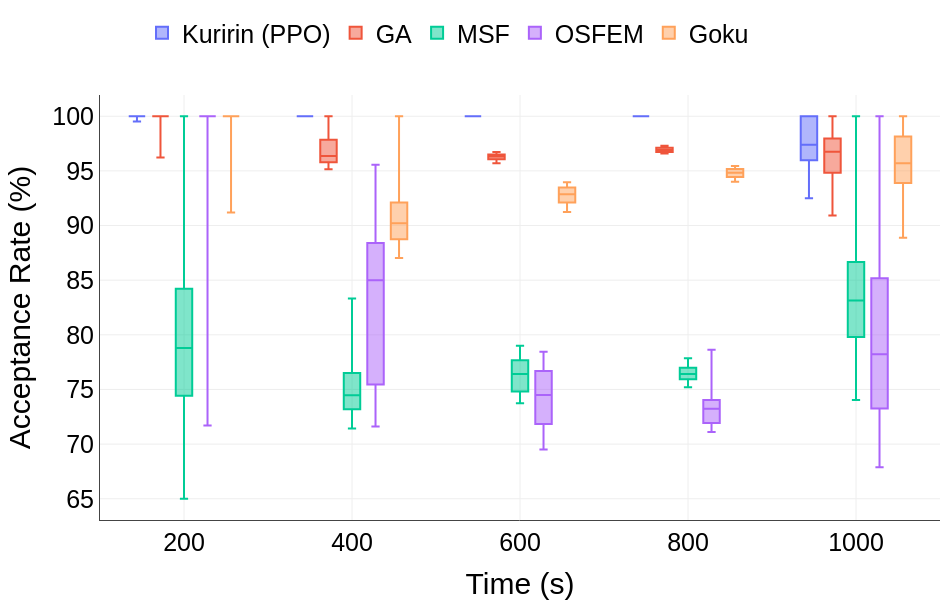

The notebook cell this image was saved under:
### Code cell
# Criando o gráfico de box plot
fig = px.box(
    df_long,
    x="Time (s)",
    y="Acceptance Rate (%)",
    color="Method",
    title=None,
    orientation="v",
    points=False,
)

fig.update_traces(quartilemethod="exclusive")


draft_template = go.layout.Template()
draft_template.layout.annotations = [
    dict(
        name="draft watermark",
        text="",
        textangle=-30,
        opacity=0.1,
        font=dict(color="black", size=100),
        xref="paper",
        yref="paper",
        x=0.5,
        y=0.5,
        showarrow=False,
    )
]

fig.update_layout(
    yaxis=dict(showline=True, showgrid=True),
    xaxis=dict(showline=True, showgrid=True),
    legend_title=None,
    margin=dict(l=100, r=10, b=80, t=25),
    autosize=True,
    width=950,
    height=600,
    template=draft_template,
    legend=dict(x=0.05, y=1.2, traceorder="normal", orientation="h"),
    font=dict(family="Arial", size=25, color="Black"),
)

# Exibindo o gráfico
fig.show()

### Figure 1 — Plotly figure (JSON) as saved in the notebook; plotly's stock layout.template omitted (floating-point values rounded to 4 significant figures; data arrays with more than 128 entries replaced by an {"elided": "..."} marker saying what was removed)
{"data": [{"alignmentgroup": "True", "boxpoints": false, "hovertemplate": "Method=Kuririn (PPO)<br>Time (s)=%{x}<br>Acceptance Rate (%)=%{y}<extra></extra>", "legendgroup": "Kuririn (PPO)", "marker": {"color": "#636efa"}, "name": "Kuririn (PPO)", "notched": false, "offsetgroup": "Kuririn (PPO)", "orientation": "v", "quartilemethod": "exclusive", "showlegend": true, "type": "box", "x": {"elided": "3522 int values"}, "x0": " ", "xaxis": "x", "y": {"elided": "3522 str values"}, "y0": " ", "yaxis": "y"}, {"alignmentgroup": "True", "boxpoints": false, "hovertemplate": "Method=GA<br>Time (s)=%{x}<br>Acceptance Rate (%)=%{y}<extra></extra>", "legendgroup": "GA", "marker": {"color": "#EF553B"}, "name": "GA", "notched": false, "offsetgroup": "GA", "orientation": "v", "quartilemethod": "exclusive", "showlegend": true, "type": "box", "x": {"elided": "3522 int values"}, "x0": " ", "xaxis": "x", "y": {"elided": "3522 str values"}, "y0": " ", "yaxis": "y"}, {"alignmentgroup": "True", "boxpoints": false, "hovertemplate": "Method=MSF<br>Time (s)=%{x}<br>Acceptance Rate (%)=%{y}<extra></extra>", "legendgroup": "MSF", "marker": {"color": "#00cc96"}, "name": "MSF", "notched": false, "offsetgroup": "MSF", "orientation": "v", "quartilemethod": "exclusive", "showlegend": true, "type": "box", "x": {"elided": "3522 int values"}, "x0": " ", "xaxis": "x", "y": {"elided": "3522 str values"}, "y0": " ", "yaxis": "y"}, {"alignmentgroup": "True", "boxpoints": false, "hovertemplate": "Method=OSFEM<br>Time (s)=%{x}<br>Acceptance Rate (%)=%{y}<extra></extra>", "legendgroup": "OSFEM", "marker": {"color": "#ab63fa"}, "name": "OSFEM", "notched": false, "offsetgroup": "OSFEM", "orientation": "v", "quartilemethod": "exclusive", "showlegend": true, "type": "box", "x": {"elided": "3522 int values"}, "x0": " ", "xaxis": "x", "y": {"elided": "3522 str values"}, "y0": " ", "yaxis": "y"}, {"alignmentgroup": "True", "boxpoints": false, "hovertemplate": "Method=Goku<br>Time (s)=%{x}<br>Acceptance Rate (%)=%{y}<extra></extra>", "legendgroup": "Goku", "marker": {"color": "#FFA15A"}, "name": "Goku", "notched": false, "offsetgroup": "Goku", "orientation": "v", "quartilemethod": "exclusive", "showlegend": true, "type": "box", "x": {"elided": "3522 int values"}, "x0": " ", "xaxis": "x", "y": {"elided": "3522 str values"}, "y0": " ", "yaxis": "y"}], "layout": {"autosize": true, "boxmode": "group", "font": {"color": "Black", "family": "Arial", "size": 25}, "height": 600, "legend": {"orientation": "h", "title": {}, "tracegroupgap": 0, "traceorder": "normal", "x": 0.05, "y": 1.2}, "margin": {"b": 80, "l": 100, "r": 10, "t": 25}, "width": 950, "xaxis": {"anchor": "y", "domain": [0, 1], "showgrid": true, "showline": true, "title": {"text": "Time (s)"}}, "yaxis": {"anchor": "x", "domain": [0, 1], "showgrid": true, "showline": true, "title": {"text": "Acceptance Rate (%)"}}}}
